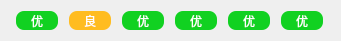
   <widget class="QWidget" name="layoutWidget">
    <property name="geometry">
     <rect>
      <x>20</x>
      <y>130</y>
      <width>341</width>
      <height>41</height>
     </rect>
    </property>
    <layout class="QHBoxLayout" name="daysKQZL">
     <item>
      <widget class="QLabel" name="KQZLday01">
       <property name="maximumSize">
        <size>
         <width>42</width>
         <height>39</height>
        </size>
       </property>
       <property name="font">
        <font>
         <italic>false</italic>
        </font>
       </property>
       <property name="styleSheet">
        <string notr="true">background-color: rgb(17, 209, 33);
color: rgb(255, 255, 255);
border-radius:8px;</string>
       </property>
       <property name="text">
        <string>优</string>
       </property>
       <property name="alignment">
        <set>Qt::AlignCenter</set>
       </property>
      </widget>
     </item>
     <item>
      <widget class="QLabel" name="KQZLday02">
       <property name="maximumSize">
        <size>
         <width>42</width>
         <height>39</height>
        </size>
       </property>
       <property name="font">
        <font>
         <italic>false</italic>
        </font>
       </property>
       <property name="styleSheet">
        <string notr="true">background-color: rgb(255, 188, 32);
color: rgb(255, 255, 255);
border-radius:8px;</string>
       </property>
       <property name="text">
        <string>良</string>
       </property>
       <property name="alignment">
        <set>Qt::AlignCenter</set>
       </property>
      </widget>
     </item>
     <item>
      <widget class="QLabel" name="KQZLday03">
       <property name="maximumSize">
        <size>
         <width>42</width>
         <height>39</height>
        </size>
       </property>
       <property name="font">
        <font>
         <italic>false</italic>
        </font>
       </property>
       <property name="styleSheet">
        <string notr="true">background-color: rgb(17, 209, 33);
color: rgb(255, 255, 255);
border-radius:8px;</string>
       </property>
       <property name="text">
        <string>优</string>
       </property>
       <property name="alignment">
        <set>Qt::AlignCenter</set>
       </property>
      </widget>
     </item>
     <item>
      <widget class="QLabel" name="KQZLday04">
       <property name="maximumSize">
        <size>
         <width>42</width>
         <height>39</height>
        </size>
       </property>
       <property name="font">
        <font>
         <italic>false</italic>
        </font>
       </property>
       <property name="styleSheet">
        <string notr="true">background-color: rgb(17, 209, 33);
color: rgb(255, 255, 255);
border-radius:8px;</string>
       </property>
       <property name="text">
        <string>优</string>
       </property>
       <property name="alignment">
        <set>Qt::AlignCenter</set>
       </property>
      </widget>
     </item>
     <item>
      <widget class="QLabel" name="KQZLday05">
       <property name="maximumSize">
        <size>
         <width>42</width>
         <height>39</height>
        </size>
       </property>
       <property name="font">
        <font>
         <italic>false</italic>
        </font>
       </property>
       <property name="styleSheet">
        <string notr="true">background-color: rgb(17, 209, 33);
color: rgb(255, 255, 255);
border-radius:8px;</string>
       </property>
       <property name="text">
        <string>优</string>
       </property>
       <property name="alignment">
        <set>Qt::AlignCenter</set>
       </property>
      </widget>
     </item>
     <item>
      <widget class="QLabel" name="KQZLday06">
       <property name="maximumSize">
        <size>
         <width>42</width>
         <height>39</height>
        </size>
       </property>
       <property name="font">
        <font>
         <italic>false</italic>
        </font>
       </property>
       <property name="styleSheet">
        <string notr="true">background-color: rgb(17, 209, 33);
color: rgb(255, 255, 255);
border-radius:8px;</string>
       </property>
       <property name="text">
        <string>优</string>
       </property>
       <property name="alignment">
        <set>Qt::AlignCenter</set>
       </property>
      </widget>
     </item>
    </layout>
   </widget>
